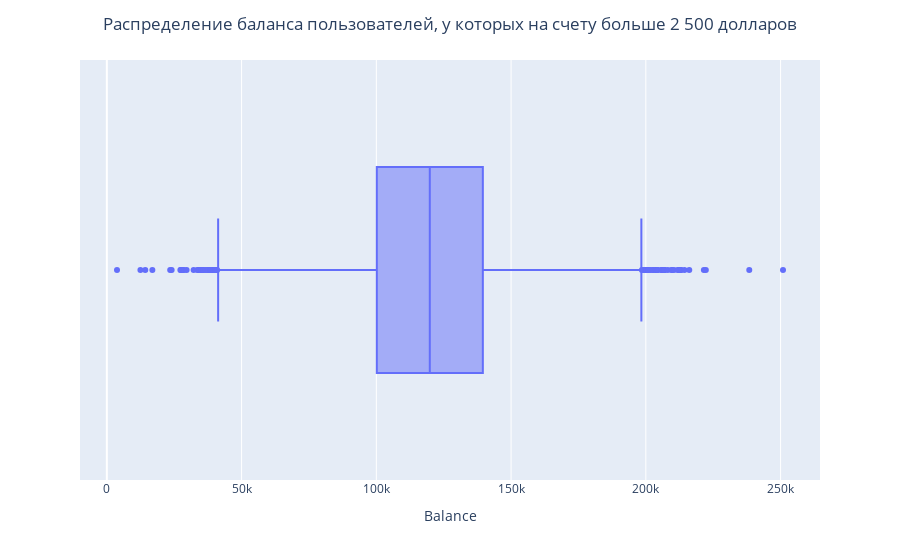

The notebook cell this image was saved under:
### Markdown cell above
<center>Задание 9.2 Распределение баланса пользователей, у которых на счету больше 2 500 долларов</center>

### Code cell
churn_group_1 = churn_data.copy() # создание копии данных

box_data = churn_group_1[churn_group_1['Balance'] > 2500][['Balance','CustomerId']] # выборка данных по уровню баланса с сохранением только необходимых столбцов

fig = px.box(data_frame=box_data, x='Balance') # построение коробчатой диаграммы
fig.update_layout(title_text='Распределение баланса пользователей, у которых на счету больше 2 500 долларов',title_x=0.5) # заголовок
fig.show()

### Figure 1 — Plotly figure (JSON) as saved in the notebook; plotly's stock layout.template omitted (floating-point values rounded to 4 significant figures; data arrays with more than 128 entries replaced by an {"elided": "..."} marker saying what was removed)
{"data": [{"alignmentgroup": "True", "hovertemplate": "Balance=%{x}<extra></extra>", "legendgroup": "", "marker": {"color": "#636efa"}, "name": "", "notched": false, "offsetgroup": "", "orientation": "h", "showlegend": false, "type": "box", "x": {"elided": "6383 float values"}, "x0": " ", "xaxis": "x", "y0": " ", "yaxis": "y"}], "layout": {"boxmode": "group", "legend": {"tracegroupgap": 0}, "margin": {"t": 60}, "title": {"text": "Распределение баланса пользователей, у которых на счету больше 2 500 долларов", "x": 0.5}, "xaxis": {"anchor": "y", "domain": [0, 1], "title": {"text": "Balance"}}, "yaxis": {"anchor": "x", "domain": [0, 1]}}}
